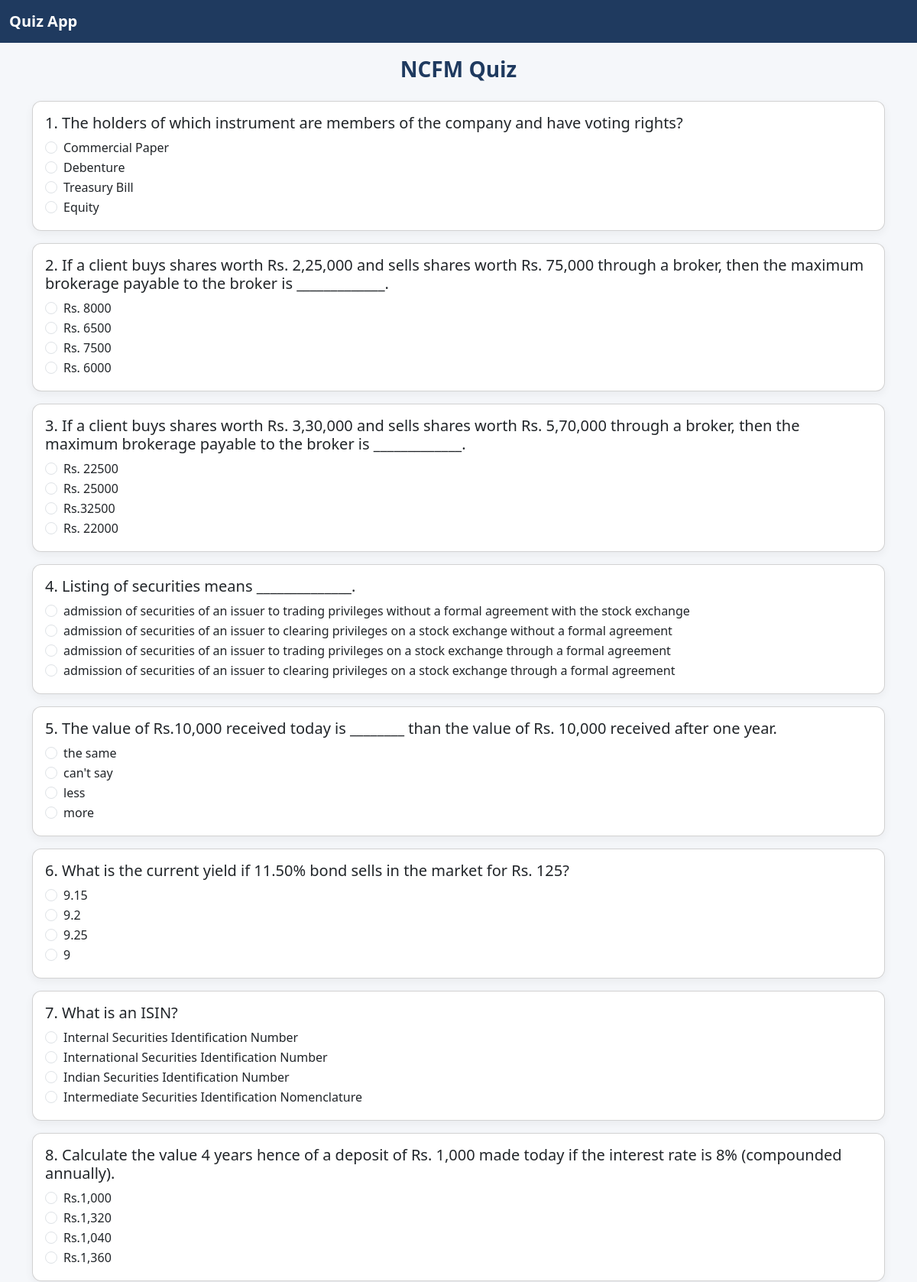
Page /quiz/ncfm/ (upper part) on the committed database.
### quiz/models.py (models this page shows, shortened)
class Topic(models.Model):
    name = models.CharField(max_length=100)
    slug = models.SlugField(unique=True)

class Question(models.Model):
    topic = models.ForeignKey(Topic, on_delete=models.CASCADE)
    question = models.TextField()
    answer_description = models.TextField()

class Option(models.Model):
    question = models.ForeignKey(
        Question,
        related_name='options',
        on_delete=models.CASCADE
    )
    option_text = models.CharField(max_length=255)
    is_correct_ans = models.BooleanField(default=False)

### quiz/views.py (the view)
# urls.py: path('quiz/<slug:topic_slug>/', views.start_quiz, name='start_quiz'),
def start_quiz(request, topic_slug):
    topic = get_object_or_404(Topic, slug=topic_slug)
    questions = list(Question.objects.filter(topic=topic))
    random.shuffle(questions)
    for q in questions:
        q.options_list = list(q.options.all())
        random.shuffle(q.options_list)
    return render(request, 'start_quiz.html', {'topic': topic, 'questions': questions})

### quiz/templates/start_quiz.html (shortened to what this page needs)
{% extends 'base.html' %}
{% block content %}
<h3 class="text-center mb-4">{{ topic.name }} Quiz</h3>
<form method="post" action="{% url 'submit_quiz' topic.slug %}">
    {% for question in questions %}
        <div class="card mb-3">
            <div class="card-body">
                <h5>{{ forloop.counter }}. {{ question.question }}</h5>
                {% for option in question.options_list %}
                <div class="form-check">
                    <input class="form-check-input" type="radio"
                           name="{{ question.id }}"
                           value="{{ option.id }}"
                           id="q{{ question.id }}o{{ option.id }}">
                    <label class="form-check-label" for="q{{ question.id }}o{{ option.id }}">
                        {{ option.option_text }}
                    </label>
                </div>
                {% endfor %}
            </div>
        </div>
    {% endfor %}
</form>
{% endblock %}

### quiz/templates/base.html (shortened to what this page needs)
{% load static %}
<!DOCTYPE html>
<html>
<head>
  <link href="https://cdn.jsdelivr.net/npm/bootstrap@5.3.3/dist/css/bootstrap.min.css" rel="stylesheet">
  <link rel="stylesheet" href="https://cdn.jsdelivr.net/npm/bootstrap-icons@1.11.1/font/bootstrap-icons.css">
  <link rel="stylesheet" href="{% static 'css/style.css' %}">
</head>
<body>
<nav class="navbar fixed-top navbar-expand-lg custom-navbar">
  <div class="container-fluid">
    <a class="navbar-brand text-light" href='{% url "topic_list" %}'>Quiz App</a>
  </div>
</nav>
<div class="container">
  <br />
  {% block content %}{% endblock %}
  <br />
</div>
<link href="https://cdn.jsdelivr.net/npm/select2@4.1.0-rc.0/dist/css/select2.min.css" rel="stylesheet" />
</body>
</html>

### quiz/static/css/style.css (style rules this page uses)
body { padding: 0 8px; padding-top: 50px; background-color: #f5f7fa; color: #212529; }
.custom-navbar { background-color: #1f3a5f; }
.custom-navbar .navbar-brand { font-weight: 600; color: #ffffff !important; }
h1, h2, h3 { color: #1f3a5f; font-weight: 600; }
.card { border-radius: 12px; box-shadow: 0 4px 12px rgba(0,0,0,0.05); }

### rows in the picture
Topic: name "NCFM"
Question: question "The holders of which instrument are members of the company and have voting rights?"
Option: option_text "Commercial Paper"
Option: option_text "Debenture"
Option: option_text "Treasury Bill"
Option: option_text "Equity"
Question: question "If a client buys shares worth Rs. 2,25,000 and sells shares worth Rs. 75,000 through a broker, then the maximum brokerage payable to the broker is _____________."
Option: option_text "Rs. 8000"
Option: option_text "Rs. 6500"
Option: option_text "Rs. 7500"
Option: option_text "Rs. 6000"
Question: question "If a client buys shares worth Rs. 3,30,000 and sells shares worth Rs. 5,70,000 through a broker, then the maximum brokerage payable to the broker is _____________."
Option: option_text "Rs. 22500"
Option: option_text "Rs. 25000"
Option: option_text "Rs.32500"
Option: option_text "Rs. 22000"
Question: question "Listing of securities means ______________."
Option: option_text "admission of securities of an issuer to trading privileges without a formal agreement with the stock exchange"
Option: option_text "admission of securities of an issuer to clearing privileges on a stock exchange without a formal agreement"
Option: option_text "admission of securities of an issuer to trading privileges on a stock exchange through a formal agreement"
Option: option_text "admission of securities of an issuer to clearing privileges on a stock exchange through a formal agreement"
Question: question "The value of Rs.10,000 received today is ________ than the value of Rs. 10,000 received after one year."
Option: option_text "the same"
Option: option_text "can't say"
Option: option_text "less"
Option: option_text "more"
Question: question "What is the current yield if 11.50% bond sells in the market for Rs. 125?"
Option: option_text "9.15"
Option: option_text "9.2"
Option: option_text "9.25"
Option: option_text "9"
Question: question "What is an ISIN?"
Option: option_text "Internal Securities Identification Number"
Option: option_text "International Securities Identification Number"
Option: option_text "Indian Securities Identification Number"
Option: option_text "Intermediate Securities Identification Nomenclature"
Question: question "Calculate the value 4 years hence of a deposit of Rs. 1,000 made today if the interest rate is 8% (compounded annually)."
Option: option_text "Rs.1,000"
Option: option_text "Rs.1,320"
Option: option_text "Rs.1,040"
Option: option_text "Rs.1,360"
